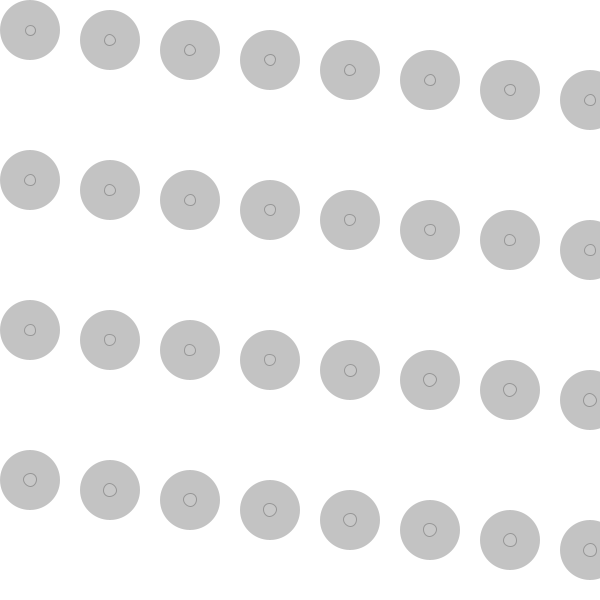
Frame 1 (no input)
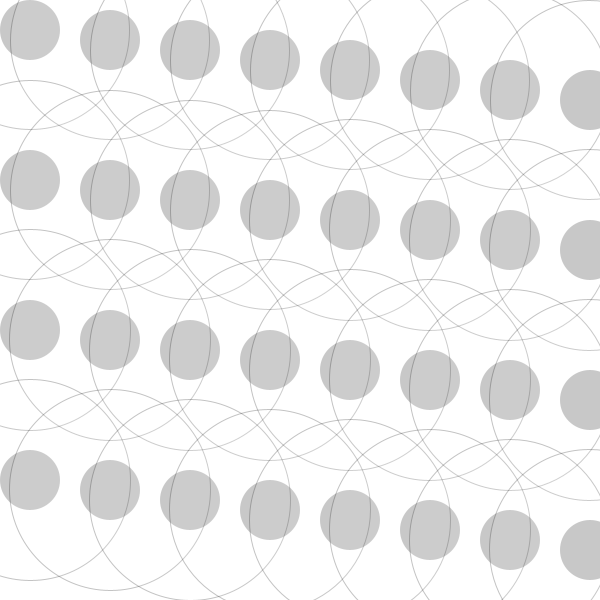
Frame 60 (the mouse pressed at the canvas centre just before this capture)
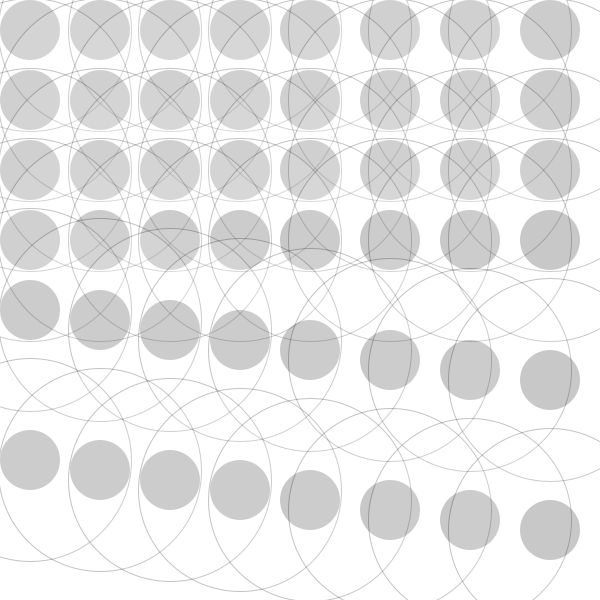
Frame 120 (the mouse held since frame 60 and released just before this capture)

The Processing sketch that drew these frames (run headless with seeded random() and noise(); from frame 60 on, the mouse is pressed at the canvas centre):

// Processing sketch: processing_28497
// ── processing_28497.pde

float a = 60;
float b = 10;
float abstand = a+10;
float opac = 60;

void setup() {
  size(600, 600);
  smooth();
}

void draw() {
  background(255);
  for(float y = 30; y <= height; y = y + abstand) {
    for(float x = 30; x <= width; x = x + abstand) {
      noStroke();
      fill(0, opac);
      ellipse(x, y, a, a);

      stroke(0, opac);
      fill(255, 20);
      ellipse(x, y, b, b);

      if(mouseX <= x) {
        x = x+10;
      }

      if(mouseY <= y) {
        y = y+10;
      }

      if(mouseX+mouseY <= x) {
        b = b+0.1;
        }
      //LOOP:
        if (mouseX >= 595){
            b = b/10;
            }
    }
  }
} 
